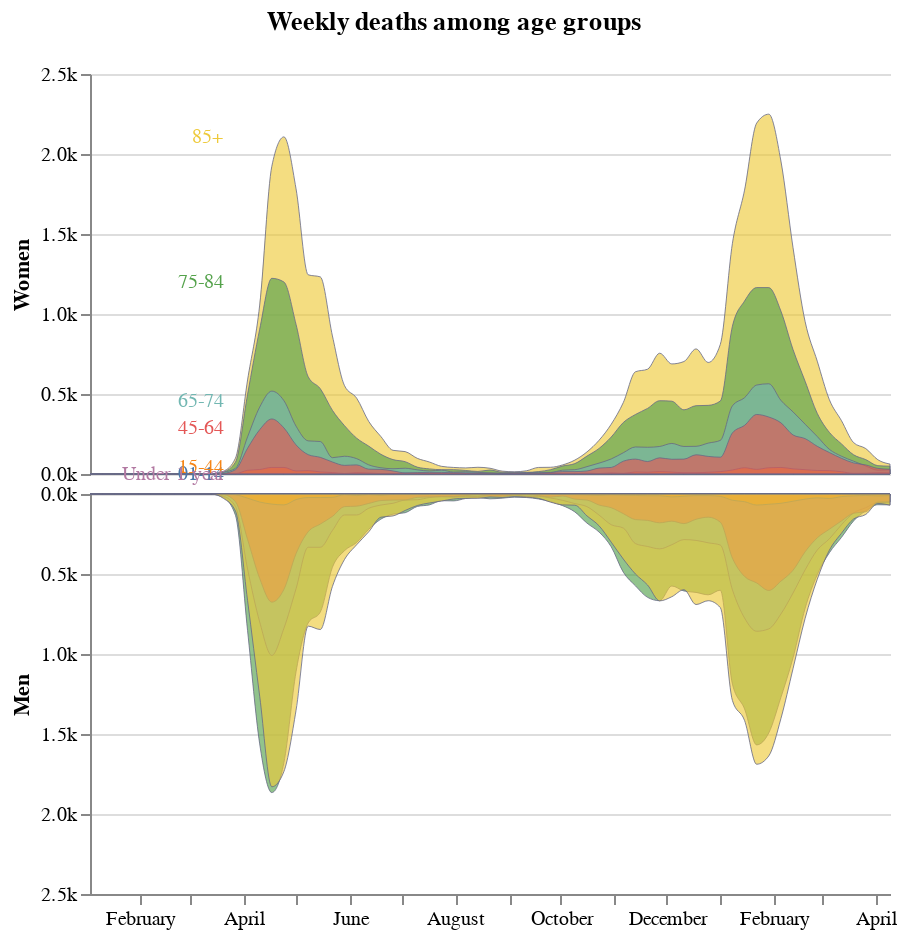

Notebook cell for this chart:
### Code cell
step = 200
overlap = 1
base = alt.Chart(df).mark_area(
    interpolate="monotone",
    fillOpacity=0.8,
    stroke=colors["eco-gray"],
    strokeWidth=0.5,
    opacity=0.8,
)

women = base.encode(
    x=alt.X("date:T", axis=None),
    y=alt.Y(
        "value:Q",
        stack=None,
        axis=alt.Axis(
            grid=True,
            title="Women",
            format="s",
        ),
        scale=alt.Scale(domain=[0, 2500]),
    ),
    color="age",
).transform_filter("datum.sex=='Women'")
men = base.encode(
    x=alt.X(
        "date:T",
        axis=alt.Axis(
            grid=False,
            title="",
        ),
    ),
    y=alt.Y(
        "value:Q",
        stack=None,
        sort=alt.SortOrder("descending"),
        axis=alt.Axis(
            grid=True,
            title="Men",
            format="s",
        ),
        scale=alt.Scale(domain=[0, 2500]),
    ),
    color="age",
).transform_filter("datum.sex=='Men'")
ylabels = (
    (
        alt.Chart(df)
        .mark_text(
            interpolate="linear",
            align="right",
            fontSize=10,
            xOffset=-30,
        )
        .encode(
            x=alt.X("date:T", axis=alt.Axis(grid=False, title="")),
            #         order=alt.Order("people_vaccinated_per_hundred"),
            y=alt.Y(
                "value:Q",
                stack=None,
                scale=alt.Scale(domain=[0, 2500]),
            ),
            color=alt.Color("age", legend=None),
            text=alt.Text("age:N"),
        )
    )
    .transform_filter("datum.date==toDate('2020-04-24T00:00:00.000000000')")
    .transform_filter("datum.sex=='Women'")
)
layer = (
    alt.vconcat(women + ylabels, men, spacing=0)
    .configure_view(stroke=None, width=400, height=200)
    .properties(
        title={
            "text": "Weekly deaths among age groups",
            "dy": -10,
        }
    )
    .configure_title(anchor="middle")
)
layer.save("visualisation/" + f + "_nostack.json")
layer

### Figure 1 — Vega-Lite specification as saved in the notebook (floating-point values rounded to 4 significant figures; data arrays with more than 128 entries replaced by an {"elided": "..."} marker saying what was removed)
{"config": {"view": {"continuousWidth": 400, "continuousHeight": 300, "height": 200, "stroke": null, "width": 400}, "title": {"anchor": "middle"}}, "vconcat": [{"layer": [{"mark": {"type": "area", "fillOpacity": 0.8, "interpolate": "monotone", "opacity": 0.8, "stroke": "#676A86", "strokeWidth": 0.5}, "encoding": {"color": {"type": "nominal", "field": "age"}, "x": {"type": "temporal", "axis": null, "field": "date"}, "y": {"type": "quantitative", "axis": {"format": "s", "grid": true, "title": "Women"}, "field": "value", "scale": {"domain": [0, 2500]}, "stack": null}}, "transform": [{"filter": "datum.sex=='Women'"}]}, {"mark": {"type": "text", "align": "right", "fontSize": 10, "interpolate": "linear", "xOffset": -30}, "encoding": {"color": {"type": "nominal", "field": "age", "legend": null}, "text": {"type": "nominal", "field": "age"}, "x": {"type": "temporal", "axis": {"grid": false, "title": ""}, "field": "date"}, "y": {"type": "quantitative", "field": "value", "scale": {"domain": [0, 2500]}, "stack": null}}, "transform": [{"filter": "datum.date==toDate('2020-04-24T00:00:00.000000000')"}, {"filter": "datum.sex=='Women'"}]}]}, {"mark": {"type": "area", "fillOpacity": 0.8, "interpolate": "monotone", "opacity": 0.8, "stroke": "#676A86", "strokeWidth": 0.5}, "encoding": {"color": {"type": "nominal", "field": "age"}, "x": {"type": "temporal", "axis": {"grid": false, "title": ""}, "field": "date"}, "y": {"type": "quantitative", "axis": {"format": "s", "grid": true, "title": "Men"}, "field": "value", "scale": {"domain": [0, 2500]}, "sort": "descending", "stack": null}}, "transform": [{"filter": "datum.sex=='Men'"}]}], "data": {"name": "data-d8ed2188325f4eb502d0752980f09add"}, "spacing": 0, "title": {"text": "Weekly deaths among age groups", "dy": -10}, "$schema": "https://vega.github.io/schema/vega-lite/v4.8.1.json", "datasets": {"data-d8ed2188325f4eb502d0752980f09add": {"elided": "938 records"}}}
